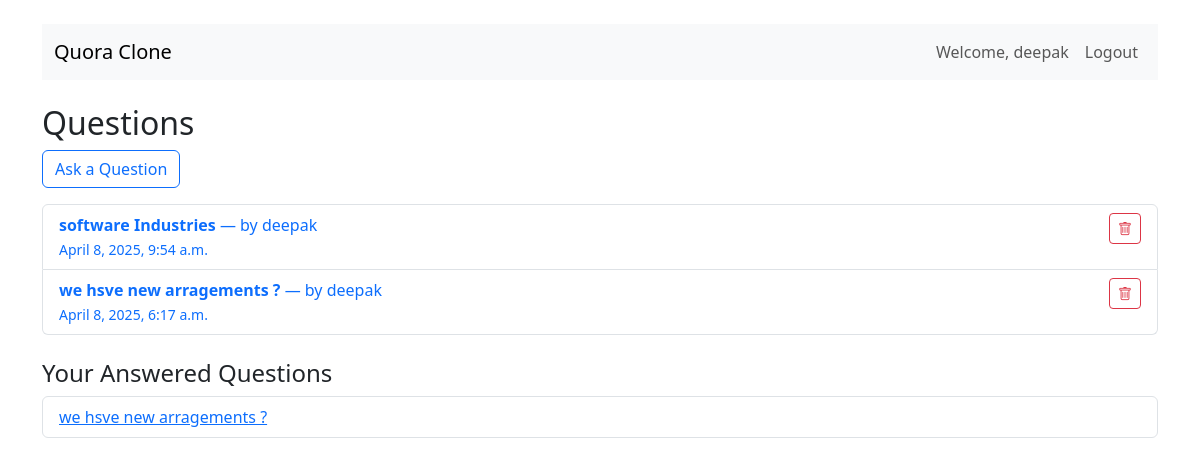
The app's page / (signed in) with its own data.
### quora_clone/models.py (models this page shows, shortened)
class Question(models.Model):
    title = models.CharField(max_length=255)
    description = models.TextField()
    author = models.ForeignKey(User, on_delete=models.CASCADE, related_name='questions')
    created_at = models.DateTimeField(auto_now_add=True)

### quora_clone/views.py (the view)
# urls.py: 2. Add a URL to urlpatterns:  path('', views.home, name='home')
def home(request):
    questions = Question.objects.all().order_by('-created_at')
    paginator = Paginator(questions, 5)
    page_number = request.GET.get('page')
    page_obj = paginator.get_page(page_number)
    answered_questions = []
    if request.user.is_authenticated:
        answered_questions = Answer.objects.filter(author=request.user).values_list('question_id', flat=True)
    return render(request, 'core/home.html', {
        'questions': page_obj,
        'answered_questions': answered_questions
    })

### quora_clone/templates/core/home.html (shortened to what this page needs)
{% extends 'core/base.html' %}
{% block content %}
<h2>Questions</h2>
{% if user.is_authenticated %}
  <a class="btn btn-outline-primary mb-3" href="{% url 'post_question' %}">Ask a Question</a>
{% else %}
  <button class="btn btn-outline-secondary mb-3" data-bs-toggle="modal" data-bs-target="#authModal">
    Ask a Question (Login Required)
  </button>
{% endif %}
<div class="list-group">
  {% for q in questions %}
    {% if user.is_authenticated %}
      <div class="list-group-item d-flex justify-content-between align-items-start">
        <a href="{% url 'question_detail' q.id %}" class="text-decoration-none flex-grow-1">
          <strong>{{ q.title }}</strong> — by {{ q.author.username }}<br>
          <small>{{ q.created_at }}</small>
        </a>
        {% if q.author == user %}
          <button class="btn btn-sm btn-outline-danger ms-2" onclick="openDeleteModal('question', {{ q.id }})" title="Delete Question">
            <i class="bi bi-trash"></i>
          </button>
        {% endif %}
      </div>
    {% else %}
      <a href="#" class="list-group-item list-group-item-action" data-bs-toggle="modal" data-bs-target="#authModal">
        <strong>{{ q.title }}</strong> — by {{ q.author.username }}<br>
        <small>{{ q.created_at }}</small>
      </a>
    {% endif %}
  {% endfor %}
</div>
{% if user.is_authenticated %}
<h4 class="mt-4">Your Answered Questions</h4>
<ul class="list-group">
  {% for q in questions %}
    {% if q.id in answered_questions %}
      <li class="list-group-item"><a href="{% url 'question_detail' q.id %}">{{ q.title }}</a></li>
    {% endif %}
  {% endfor %}
</ul>
{% endif %}
{% endblock %}

### quora_clone/templates/core/base.html (shortened to what this page needs)
<!DOCTYPE html>
<html>
<head>
  <link href="https://cdn.jsdelivr.net/npm/bootstrap@5.3.0/dist/css/bootstrap.min.css" rel="stylesheet">
  <link href="https://cdn.jsdelivr.net/npm/bootstrap-icons@1.10.5/font/bootstrap-icons.css" rel="stylesheet">
</head>
<body class="container py-4">
  <nav class="navbar navbar-expand-lg navbar-light bg-light mb-4">
    <div class="container-fluid">
      <a class="navbar-brand" href="/">Quora Clone</a>
      <div class="collapse navbar-collapse">
        <ul class="navbar-nav ms-auto">
          {% if user.is_authenticated %}
            <li class="nav-item"><a class="nav-link" href="#">Welcome, {{ user.username }}</a></li>
            <li class="nav-item"><a class="nav-link" href="{% url 'logout' %}">Logout</a></li>
          {% else %}
            <li class="nav-item"><a class="nav-link" href="{% url 'login' %}">Login</a></li>
            <li class="nav-item"><a class="nav-link" href="{% url 'signup' %}">Signup</a></li>
          {% endif %}
        </ul>
      </div>
    </div>
  </nav>
  {% block content %}{% endblock %}
</body>
</html>

### records on screen
Question: title "software Industries", author.username "deepak", created_at "April 8, 2025, 9:54 a.m."
Question: title "we hsve new arragements ?", author.username "deepak", created_at "April 8, 2025, 6:17 a.m."

### other values on screen
{{ user.username }} "deepak"
